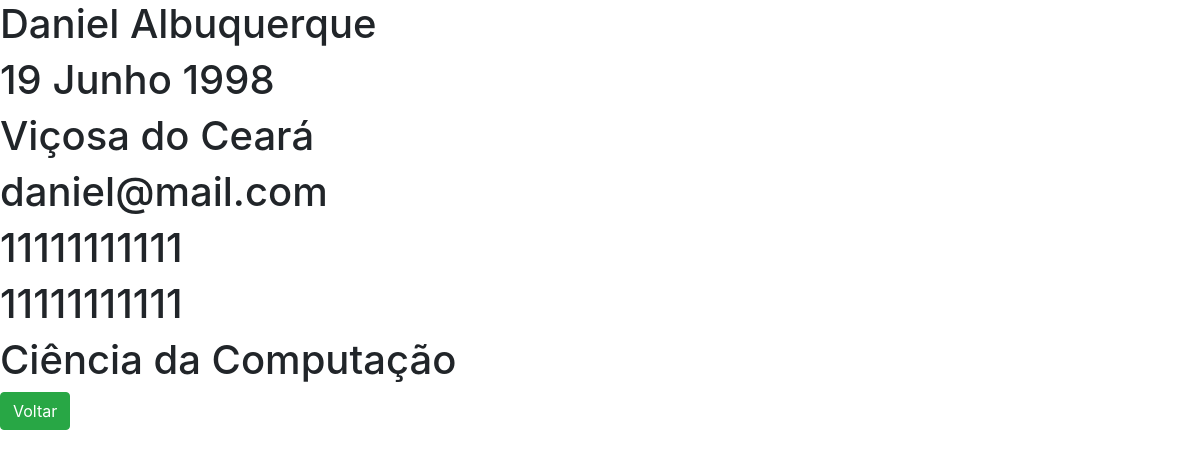
The app's page /Ler/1, older data.
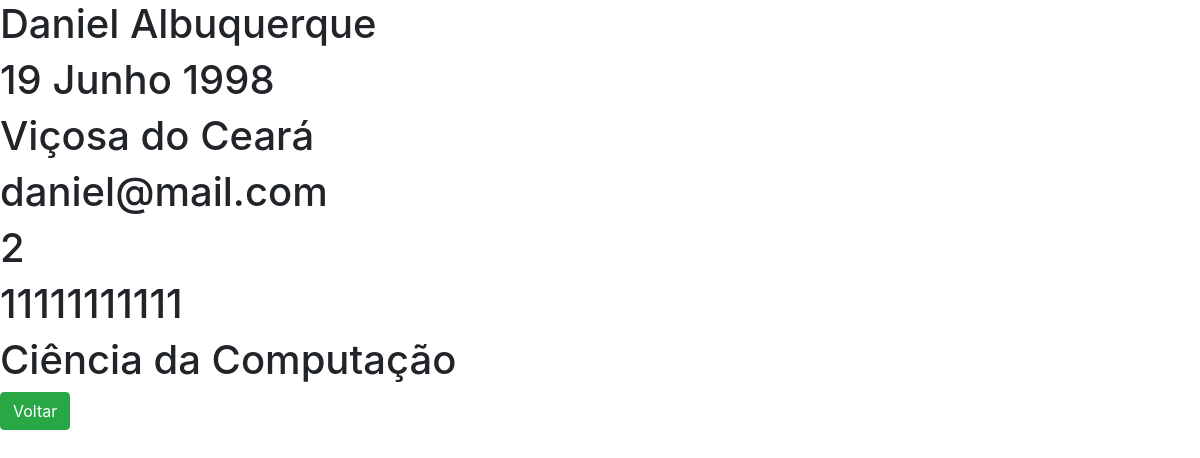
The same page, newer data.
### studants/models.py (models this page shows)
class Studant(models.Model):
    COURSES = (
        ('Ciência da Computação', 'Ciência da Computação'),
        ('Física', 'Física'),
        ('Enfermagem', 'Enfermagem'),
        ('Engenharia Civil', 'Engenharia Civil'),
        ('Arquitetura', 'Arquitetura'),
        ('Química', 'Química'),
    )
    name = models.CharField('Nome',max_length=30)
    birth_date = models.DateField('Data  de Nasimento')
    city = models.CharField('Cidade',max_length=50,default="Viçosa do Ceará")
    phone = models.CharField('Telefone',max_length=11)
    cpf = models.CharField('CPF',max_length=11)
    course = models.CharField('Curso',max_length=50, choices=COURSES)
    email = models.EmailField('E-mail')

### studants/views.py (the view)
# urls.py: path('Ler/<int:studant_id>', views.studant_read, name='studant_read'),
def studant_read(request, studant_id, template='studants/studant_read.html'):
    aluno = Studant.objects.get(id=studant_id)
    return render(request, template,{'aluno':aluno})

### studants/templates/studants/studant_read.html (shortened to what this page needs)
<!doctype html>
<html lang="en">
  <head>
    <link rel="stylesheet" href="https://stackpath.bootstrapcdn.com/bootstrap/4.5.2/css/bootstrap.min.css">
  </head>
  <body>
    <h1>{{ aluno.name }}</h1>
    <h1>{{ aluno.birth_date|date:"d F Y" }}</h1>
    <h1>{{ aluno.city }}</h1>
    <h1>{{ aluno.email }}</h1>
    <h1>{{ aluno.cpf }}</h1>
    <h1>{{ aluno.phone }}</h1>
    <h1>{{ aluno.course }}</h1>
    <a href="{% url "studant_list" %}" class="btn btn-success">Voltar</a>
  </body>
</html>

Row changes from the older to the newer data that the page shows:
changed Studant "Daniel Albuquerque": cpf "11111111111" → "2"
